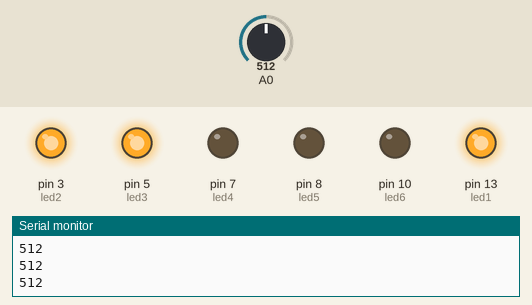
A sketch run on a simulated Arduino Uno, built with avr-gcc and run on an emulated ATmega328P. On the bench: output pins drawn as LEDs (lit = HIGH), the last lines printed to the serial monitor. Inputs (shaded band) come from the test bench; at power-on: A0 = 512.

Above: at 1.2 s.
1.3 s: A0 set to 585
2.8 s: A0 set to 615
At 3.5 s:
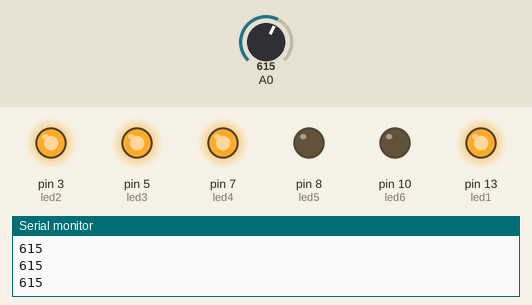
4.3 s: A0 set to 691
5.8 s: A0 set to 708
At 7.0 s:
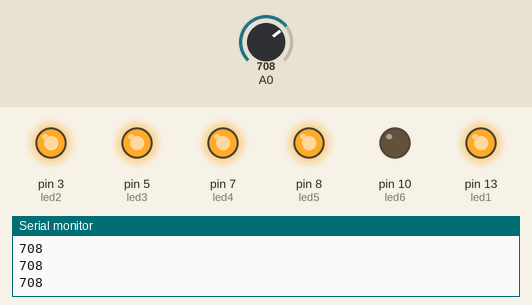
7.3 s: A0 set to 789
8.8 s: A0 set to 819
At 9.3 s:
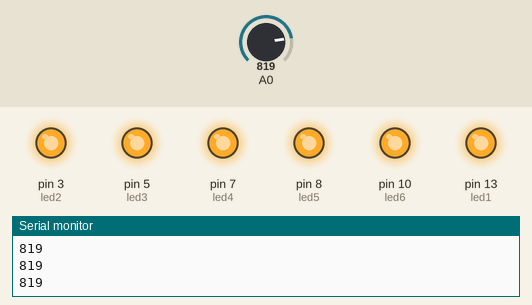
Timing chart, 0 to 11.3 s (numbered marks = the images above; inputs shaded):
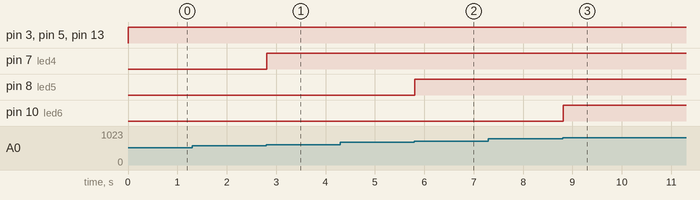

Measured:
- the behaviour switches between 600 and 601 on A0 (found by bisection; images 0 and 1)
- the behaviour switches between 700 and 701 on A0 (found by bisection; images 1 and 2)
- the behaviour switches between 800 and 801 on A0 (found by bisection; images 2 and 3)
- after the input at 2.8 s, pin 7 (led4): LOW → HIGH at once
- after the input at 5.8 s, pin 8 (led5): LOW → HIGH at once
- after the input at 8.8 s, pin 10 (led6): LOW → HIGH at once

The sketch:

LuxReading.ino
```cpp
// variabelen instellen

int led1 = 13;
int led2 = 3;
int led3 = 5;
int led4 = 7;
int led5 = 8;
int led6 = 10;
int lightvalue;
float Res = 10.0;

void setup() {
  // ledpinnen instellen als uitvoer
  pinMode(led1, OUTPUT);
  pinMode(led2, OUTPUT);
  pinMode(led3, OUTPUT);
  pinMode(led4, OUTPUT);
  pinMode(led5, OUTPUT);
  pinMode(led6, OUTPUT);
  //aanzetten serial console
  Serial.begin(9600);
}

void loop() {
  //lees de waarde print via serial
  lightvalue = analogRead(A0);
  Serial.println(lightvalue);
  // bereken lux en print via serial
//   float  Vo = lightvalue*0.004882813;
//   int  lux=500/(Res*((5-Vo)/Vo));
//  Serial.println(lux);

  // losse uitvoer als PC niet voor handen is.

if (lightvalue > 30) {
  digitalWrite(led1, HIGH);
}
else {
    digitalWrite(led1, LOW);
}

if (lightvalue > 200) {
  digitalWrite(led2, HIGH);
}
else {
    digitalWrite(led2, LOW);
}

if (lightvalue > 400) {
  digitalWrite(led3, HIGH);
}
else {
    digitalWrite(led3, LOW);
}

if (lightvalue > 600) {
  digitalWrite(led4, HIGH);
}
else {
    digitalWrite(led4, LOW);
}

if (lightvalue > 700) {
  digitalWrite(led5, HIGH);
}
else {
    digitalWrite(led5, LOW);
}

if (lightvalue > 800) {
  digitalWrite(led6, HIGH);
}
else {
    digitalWrite(led6, LOW);
}
//delay(2000);
}
```
